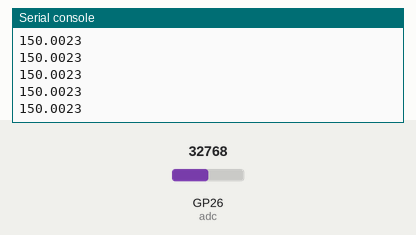
Bench run of a program on a simulated Raspberry Pi Pico running MicroPython. On the bench: the last lines printed to the serial console. Inputs (shaded band) come from the test bench; at power-on: GP26 (adc) = 32768 (analog values on the 0–65535 scale).

Above: at 1.2 s.
1.3 s: GP26 (adc) set to 45874
At 1.8 s:
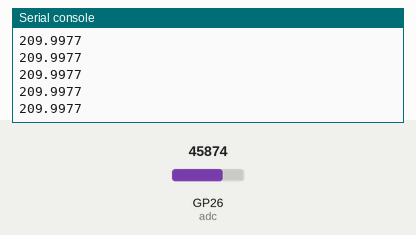
2.8 s: GP26 (adc) set to 57670
At 3.5 s:
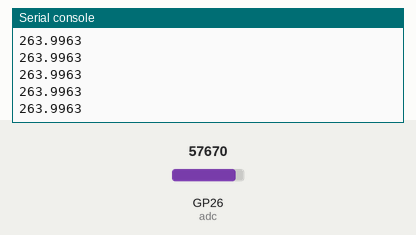
Timing chart, 0 to 5.8 s (numbered marks = the images above; inputs shaded):
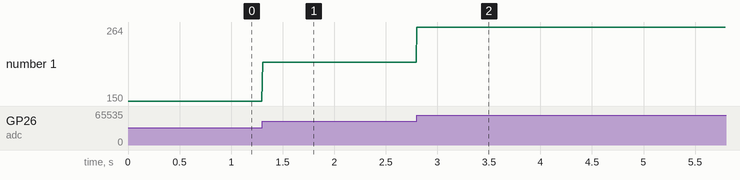

Measured:
- after the input at 1.3 s, the serial console: prints a new line at once (image 1)
- after the input at 2.8 s, the serial console: prints a new line at once (image 2)
- plotted number 1: 150 → 210 after the input at 1.3 s, 210 → 264 after the input at 2.8 s

The program:

main.py
```python
from machine import ADC
import time

adc = ADC(0)  #ADC0 at pin 26
ADC_VREF = 3.3

while True:
    voltage = adc.read_u16() * ADC_VREF / 65535  #get the ADC voltage
    angle = voltage*300 / 3.3  #Convert to the angle 0-300
    print (angle)
    time.sleep_ms (5)  #sleep for 5ms
```
